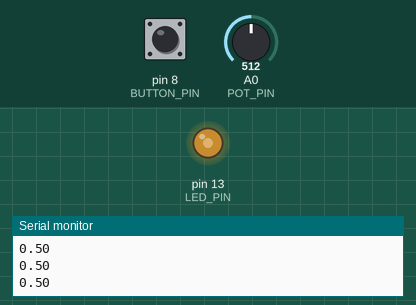
A sketch run on a simulated Arduino Uno, built with avr-gcc and run on an emulated ATmega328P. Parts: output pins drawn as LEDs (lit = HIGH), the last lines printed to the serial monitor. Inputs (shaded band) come from the test bench; at power-on: A0 (POT_PIN) = 512, pin 8 (BUTTON_PIN) HIGH.

Above: at 1.2 s.
1.3 s: A0 (POT_PIN) set to 0
At 2.5 s:
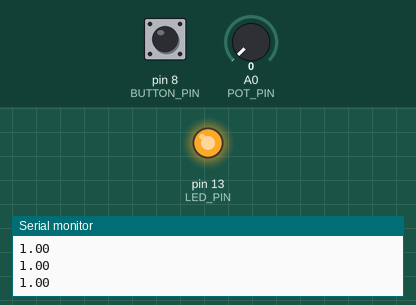
2.8 s: A0 (POT_PIN) set to 306
5.8 s: A0 (POT_PIN) set to 1023
7.3 s: A0 (POT_PIN) set to 978
8.8 s: A0 (POT_PIN) set to 943
At 9.07 s:
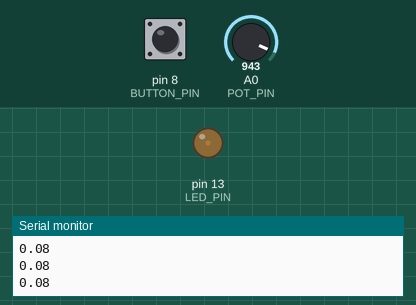
Timing chart, 0 to 12.8 s (numbered marks = the images above; inputs shaded):
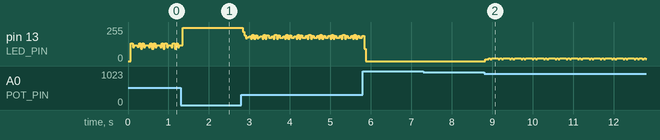

The sketch:

sketch_analogue_read.ino
```cpp
#define BUTTON_PIN 8
#define LED_PIN 13
#define POT_PIN A0

void setup() {

  Serial.begin(9600);
  pinMode(BUTTON_PIN, INPUT_PULLUP);
  pinMode(LED_PIN, OUTPUT);


}

void loop() {
  // put your main code here, to run repeatedly:
  boolean buttonState = digitalRead(BUTTON_PIN);
  // Serial.print(buttonState);
  // Serial.println(",");
  // Serial.println(buttonState);

  int value = analogRead(POT_PIN);
  float lum = 1 - (value / 1023.0);
  dim(lum);
  // dim(0.5);
  // delay(200);
}

void dim(float luminosity) {
  Serial.println(luminosity);
  float msOn = luminosity * 16.0;
  // Serial.println(msOn);
  digitalWrite(LED_PIN, HIGH);
  delay(msOn);
  digitalWrite(LED_PIN, LOW);
  delay(16-msOn);

}
```

Measured:
- after the input at 8.8 s, pin 13 (LED_PIN): 0/255 → 13/255 at once, then moves between 13/255 and 19/255, repeating every 1.4 s
